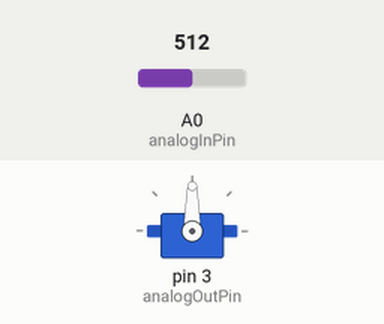
The sketch below on a simulated Arduino Uno, built with avr-gcc and run on an emulated ATmega328P. Shown: servo. Inputs (shaded band) come from the test bench; at power-on: A0 (analogInPin) = 512.

Above: at 1.2 s.
1.3 s: A0 (analogInPin) set to 716
At 2.0 s:
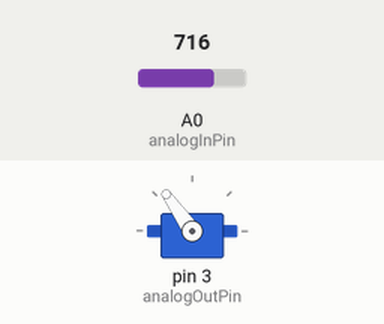
2.8 s: A0 (analogInPin) set to 900
At 4.0 s:
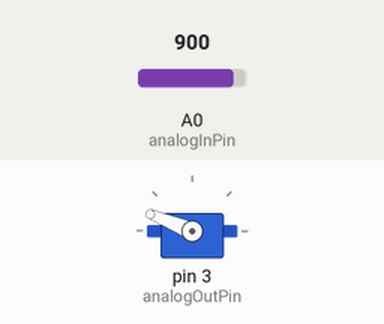
4.3 s: A0 (analogInPin) set to 1023
At 5.5 s:
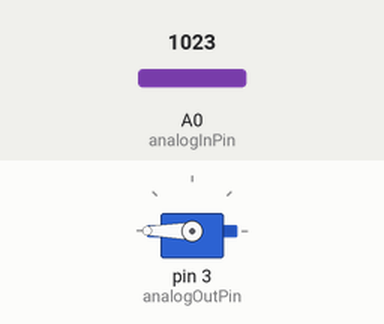
5.8 s: A0 (analogInPin) set to 306
At 6.4 s:
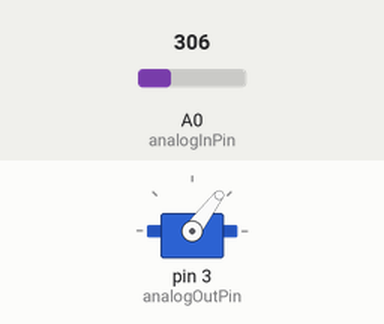
7.3 s: A0 (analogInPin) set to 122
At 7.8 s:
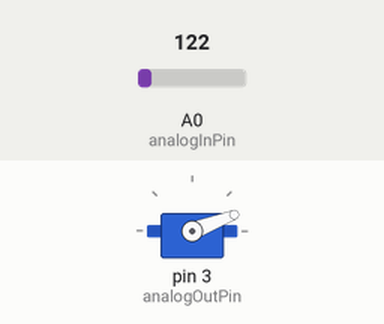
Timing chart, 0 to 9.8 s (numbered marks = the images above; inputs shaded):
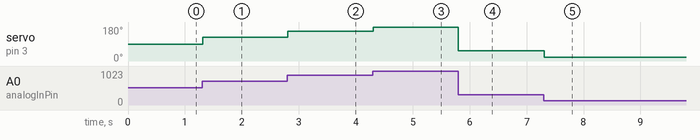

Measured:
- after the input at 1.3 s, servo on pin 3 (analogOutPin): 90° → 125° at once
- after the input at 2.8 s, servo on pin 3 (analogOutPin): 125° → 158° at once
- after the input at 4.3 s, servo on pin 3 (analogOutPin): 158° → 180° at once
- after the input at 5.8 s, servo on pin 3 (analogOutPin): 180° → 53° at once
- after the input at 7.3 s, servo on pin 3 (analogOutPin): 53° → 21° at once

The sketch:

sketch07-servo.ino
```cpp
// sketch07-servo

// Servo wire color code:
//   black - GND
//   red - +5VDC
//   yellow - PWM signal

#include <Servo.h>
Servo servo;  // create servo object to control a servo

int analogInPin = A0; // analog input pin 0
int analogOutPin = 3; // analog output pin 3.

void setup() {
  // attach the servo on output pin to the servo object
  servo.attach(analogOutPin);
}

void loop() {
  // read the analog input
  int analogVal = analogRead(analogInPin);

  // map to angle between 0 and 180 degrees
  int servoAngle = map(analogVal, 0, 1023, 0, 180);

  // write angle to servo
  servo.write(servoAngle);

  // wait for servo to get to position
  delay(15);
}
```
